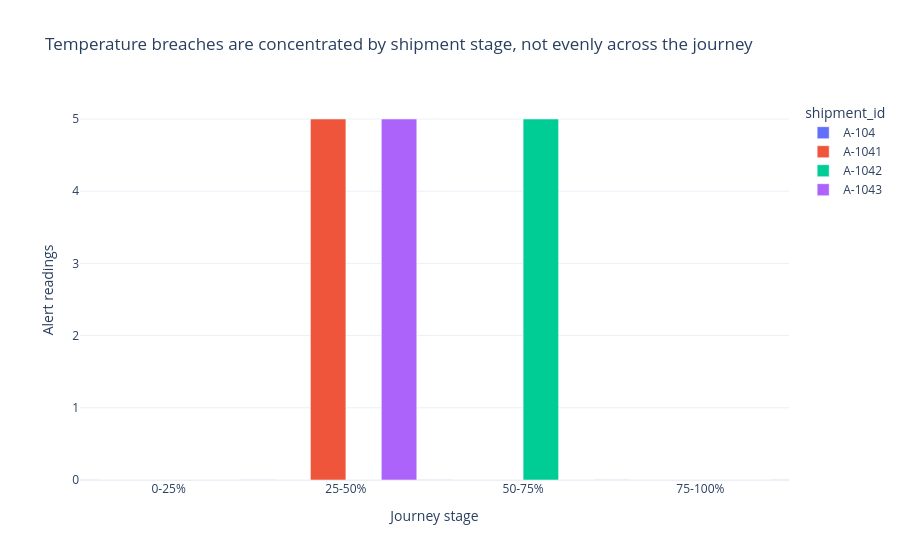

This figure's notebook cell:
### Markdown cell above
**Interpretation objective:** This compares alert counts across both journey stage and shipment, linking temporal/spatial progress with risk.

### Code cell
stage_alerts = shipments.groupby(["shipment_id","journey_stage"], observed=False)["alert"].sum().reset_index()
fig = px.bar(stage_alerts, x="journey_stage", y="alert", color="shipment_id", barmode="group",
             labels={"journey_stage":"Journey stage", "alert":"Alert readings"},
             title="Temperature breaches are concentrated by shipment stage, not evenly across the journey")
fig.update_layout(template="plotly_white")
fig.show()

### Figure 1 — Plotly figure (JSON) as saved in the notebook; plotly's stock layout.template omitted (floating-point values rounded to 4 significant figures)
{"data": [{"alignmentgroup": "True", "hovertemplate": "shipment_id=A-104<br>Journey stage=%{x}<br>Alert readings=%{y}<extra></extra>", "legendgroup": "A-104", "marker": {"color": "#636efa", "pattern": {"shape": ""}}, "name": "A-104", "offsetgroup": "A-104", "orientation": "v", "showlegend": true, "textposition": "auto", "type": "bar", "x": ["0-25%", "25-50%", "50-75%", "75-100%"], "xaxis": "x", "y": [0, 0, 0, 0], "yaxis": "y"}, {"alignmentgroup": "True", "hovertemplate": "shipment_id=A-1041<br>Journey stage=%{x}<br>Alert readings=%{y}<extra></extra>", "legendgroup": "A-1041", "marker": {"color": "#EF553B", "pattern": {"shape": ""}}, "name": "A-1041", "offsetgroup": "A-1041", "orientation": "v", "showlegend": true, "textposition": "auto", "type": "bar", "x": ["0-25%", "25-50%", "50-75%", "75-100%"], "xaxis": "x", "y": [0, 5, 0, 0], "yaxis": "y"}, {"alignmentgroup": "True", "hovertemplate": "shipment_id=A-1042<br>Journey stage=%{x}<br>Alert readings=%{y}<extra></extra>", "legendgroup": "A-1042", "marker": {"color": "#00cc96", "pattern": {"shape": ""}}, "name": "A-1042", "offsetgroup": "A-1042", "orientation": "v", "showlegend": true, "textposition": "auto", "type": "bar", "x": ["0-25%", "25-50%", "50-75%", "75-100%"], "xaxis": "x", "y": [0, 0, 5, 0], "yaxis": "y"}, {"alignmentgroup": "True", "hovertemplate": "shipment_id=A-1043<br>Journey stage=%{x}<br>Alert readings=%{y}<extra></extra>", "legendgroup": "A-1043", "marker": {"color": "#ab63fa", "pattern": {"shape": ""}}, "name": "A-1043", "offsetgroup": "A-1043", "orientation": "v", "showlegend": true, "textposition": "auto", "type": "bar", "x": ["0-25%", "25-50%", "50-75%", "75-100%"], "xaxis": "x", "y": [0, 5, 0, 0], "yaxis": "y"}], "layout": {"barmode": "group", "legend": {"title": {"text": "shipment_id"}, "tracegroupgap": 0}, "title": {"text": "Temperature breaches are concentrated by shipment stage, not evenly across the journey"}, "xaxis": {"anchor": "y", "domain": [0, 1], "title": {"text": "Journey stage"}}, "yaxis": {"anchor": "x", "domain": [0, 1], "title": {"text": "Alert readings"}}}}
